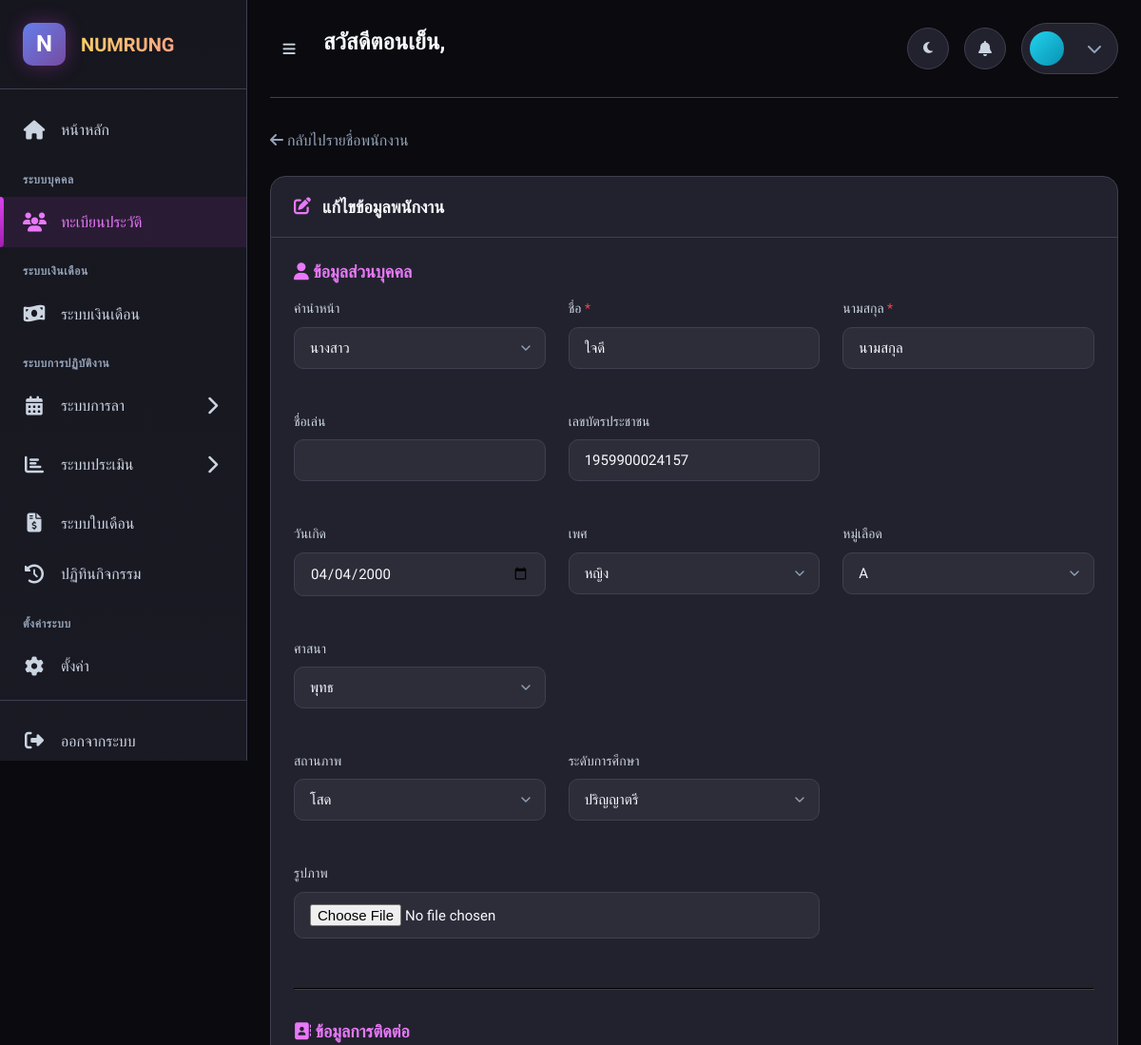
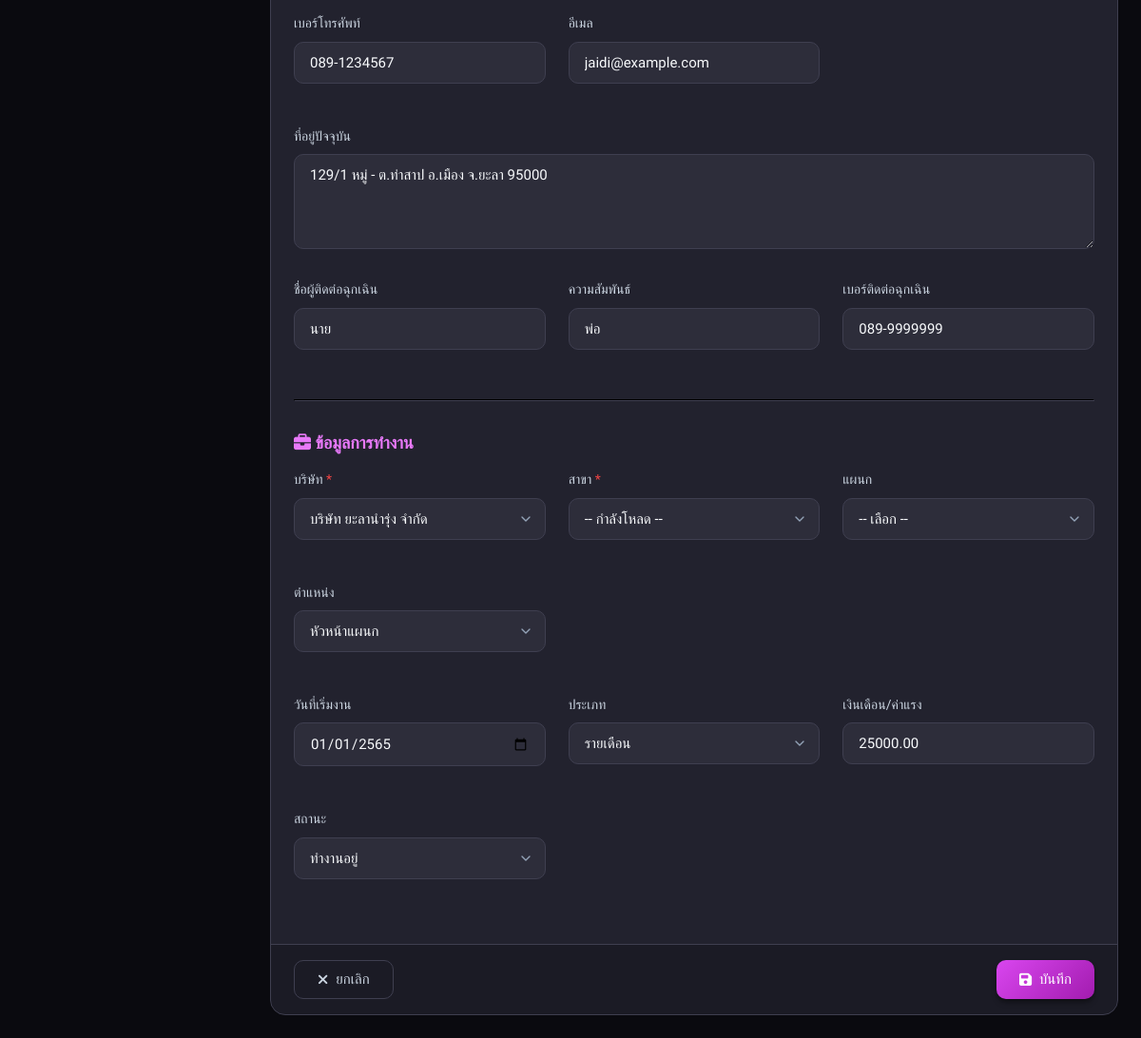
Page /modules/employees/add.php?id=1 (signed in) on the committed database (2 pictures, top to bottom).
### tables this page shows
CREATE TABLE IF NOT EXISTS employees (
    employee_id INT AUTO_INCREMENT PRIMARY KEY,
    employee_code VARCHAR(20) NOT NULL UNIQUE,
    citizen_id VARCHAR(13) UNIQUE,
    prefix VARCHAR(20),
    first_name VARCHAR(100) NOT NULL,
    last_name VARCHAR(100) NOT NULL,
    birth_date DATE,
    gender ENUM('male', 'female') DEFAULT 'male',
    blood_type VARCHAR(5),
    religion VARCHAR(50),
    marital_status VARCHAR(50),
    education_level VARCHAR(100),
    phone VARCHAR(50),
    email VARCHAR(100),
    address TEXT,
    emergency_contact_name VARCHAR(100),
    emergency_contact_relation VARCHAR(50),
    emergency_contact_phone VARCHAR(50),
    start_date DATE,
    company_id INT NOT NULL,
    branch_id INT NOT NULL,
    department_id INT,
    position_id INT,
    supervisor_id INT,
    employee_type ENUM('monthly', 'daily') DEFAULT 'monthly' COMMENT 'รายเดือน/รายวัน',
    salary DECIMAL(12,2) DEFAULT 0,
    photo VARCHAR(255),
    status ENUM('active', 'resigned', 'suspended') DEFAULT 'active',
    resigned_date DATE,
    created_at DATETIME DEFAULT CURRENT_TIMESTAMP,
    updated_at DATETIME DEFAULT CURRENT_TIMESTAMP ON UPDATE CURRENT_TIMESTAMP,
    FOREIGN KEY (company_id) REFERENCES companies(company_id) ON DELETE RESTRICT,
    FOREIGN KEY (branch_id) REFERENCES branches(branch_id) ON DELETE RESTRICT,
    FOREIGN KEY (department_id) REFERENCES departments(department_id) ON DELETE SET NULL,
    FOREIGN KEY (position_id) REFERENCES positions(position_id) ON DELETE SET NULL,
    FOREIGN KEY (supervisor_id) REFERENCES employees(employee_id) ON DELETE SET NULL
);

CREATE TABLE IF NOT EXISTS companies (
    company_id INT AUTO_INCREMENT PRIMARY KEY,
    company_code VARCHAR(20) NOT NULL UNIQUE,
    company_name VARCHAR(255) NOT NULL,
    tax_id VARCHAR(20),
    address TEXT,
    phone VARCHAR(50),
    email VARCHAR(100),
    logo VARCHAR(255),
    status TINYINT DEFAULT 1 COMMENT '1=active, 0=inactive',
    created_at DATETIME DEFAULT CURRENT_TIMESTAMP,
    updated_at DATETIME DEFAULT CURRENT_TIMESTAMP ON UPDATE CURRENT_TIMESTAMP
);

CREATE TABLE IF NOT EXISTS positions (
    position_id INT AUTO_INCREMENT PRIMARY KEY,
    position_name VARCHAR(255) NOT NULL,
    base_salary DECIMAL(12,2) DEFAULT 0,
    status TINYINT DEFAULT 1,
    created_at DATETIME DEFAULT CURRENT_TIMESTAMP,
    updated_at DATETIME DEFAULT CURRENT_TIMESTAMP ON UPDATE CURRENT_TIMESTAMP
);

### includes/auth.php (called while the page is built, shortened)
<?php
function hasRole($roles) {
    if (is_string($roles)) {
        $roles = [$roles];
    }
    return in_array($_SESSION['role'], $roles);
}
function isAdmin() {
    return hasRole('admin');
}
function getAccessibleCompanyIds() {
    if (isAdmin()) {
        $pdo = getDBConnection();
        $stmt = $pdo->query("SELECT company_id FROM companies WHERE status = 1");
        return $stmt->fetchAll(PDO::FETCH_COLUMN);
    }
    return [$_SESSION['company_id']];
}
?>

### modules/employees/add.php (the view, shortened to what this page needs)
<?php
require_once __DIR__ . '/../../includes/auth.php';
$employeeId = (int)($_GET['id'] ?? 0);
$isEdit = $employeeId > 0;
$pdo = getDBConnection();
$employee = null;
if ($isEdit) {
    $stmt = $pdo->prepare("SELECT * FROM employees WHERE employee_id = ?");
    $stmt->execute([$employeeId]);
    $employee = $stmt->fetch();
}
$accessibleCompanyIds = getAccessibleCompanyIds();
$placeholders = implode(',', array_fill(0, count($accessibleCompanyIds), '?'));
$stmt = $pdo->prepare("SELECT company_id, company_name FROM companies WHERE status = 1 AND company_id IN ($placeholders)");
$stmt->execute($accessibleCompanyIds);
$companies = $stmt->fetchAll();
$stmt = $pdo->query("SELECT position_id, position_name FROM positions WHERE status = 1 ORDER BY position_name");
$positions = $stmt->fetchAll();
$pageTitle = $isEdit ? 'แก้ไขข้อมูลพนักงาน' : 'เพิ่มพนักงานใหม่';
include __DIR__ . '/../../includes/header.php';
?>
<div class="page-content">
    <nav class="mb-4">
        <a href="<?= BASE_URL ?>modules/employees/" class="text-muted">
            <i class="fas fa-arrow-left"></i> กลับไปรายชื่อพนักงาน
        </a>
    </nav>
    <div class="card">
        <div class="card-header">
            <h3 class="card-title">
                <i class="fas fa-<?= $isEdit ? 'edit' : 'user-plus' ?>"></i>
                <?= $pageTitle ?>
            </h3>
        </div>
        <div class="card-body">
            <form id="employeeForm" method="POST" enctype="multipart/form-data">
                <h5 class="mb-3 text-primary"><i class="fas fa-user"></i> ข้อมูลส่วนบุคคล</h5>
                <div class="grid grid-cols-4 mb-4">
                    <div class="form-group">
                        <label class="form-label">คำนำหน้า</label>
                        <select name="prefix" class="form-control">
                            <option value="นางสาว" <?= ($employee['prefix'] ?? '') === 'นางสาว' ? 'selected' : '' ?>>นางสาว</option>
                        </select>
                    </div>
                    <div class="form-group">
                        <label class="form-label required">ชื่อ</label>
                        <input type="text" name="first_name" class="form-control" required
                               value="<?= htmlspecialchars($employee['first_name'] ?? '') ?>">
                    </div>
                    <div class="form-group">
                        <label class="form-label required">นามสกุล</label>
                        <input type="text" name="last_name" class="form-control" required
                               value="<?= htmlspecialchars($employee['last_name'] ?? '') ?>">
                    </div>
                    <div class="form-group">
                        <label class="form-label">ชื่อเล่น</label>
                        <input type="text" name="nickname" class="form-control"
                               value="<?= htmlspecialchars($employee['nickname'] ?? '') ?>">
                    </div>
                    <div class="form-group">
                        <label class="form-label">เลขบัตรประชาชน</label>
                        <input type="text" name="citizen_id" class="form-control" maxlength="13"
                               value="<?= htmlspecialchars($employee['citizen_id'] ?? '') ?>">
                    </div>
                </div>
                <div class="grid grid-cols-4 mb-4">
                    <div class="form-group">
                        <label class="form-label">วันเกิด</label>
                        <input type="date" name="birth_date" class="form-control"
                               value="<?= $employee['birth_date'] ?? '' ?>">
                    </div>
                    <div class="form-group">
                        <label class="form-label">เพศ</label>
                        <select name="gender" class="form-control">
                            <option value="female" <?= ($employee['gender'] ?? '') === 'female' ? 'selected' : '' ?>>หญิง</option>
                        </select>
                    </div>
                    <div class="form-group">
                        <label class="form-label">หมู่เลือด</label>
                        <select name="blood_type" class="form-control">
                            <?php foreach (['A', 'B', 'AB', 'O'] as $type): ?>
                            <option value="<?= $type ?>" <?= ($employee['blood_type'] ?? '') === $type ? 'selected' : '' ?>><?= $type ?></option>
                            <?php endforeach; ?>
                        </select>
                    </div>
                    <div class="form-group">
                        <label class="form-label">ศาสนา</label>
                        <select name="religion" class="form-control">
                            <?php foreach (['พุทธ', 'อิสลาม', 'คริสต์', 'ฮินดู', 'อื่นๆ'] as $r): ?>
                            <option value="<?= $r ?>" <?= ($employee['religion'] ?? '') === $r ? 'selected' : '' ?>><?= $r ?></option>
                            <?php endforeach; ?>
                        </select>
                    </div>
                </div>
                <div class="grid grid-cols-4 mb-4">
                    <div class="form-group">
                        <label class="form-label">สถานภาพ</label>
                        <select name="marital_status" class="form-control">
                            <?php foreach (['โสด', 'สมรส', 'หย่า', 'หม้าย'] as $m): ?>
                            <option value="<?= $m ?>" <?= ($employee['marital_status'] ?? '') === $m ? 'selected' : '' ?>><?= $m ?></option>
                            <?php endforeach; ?>
                        </select>
                    </div>
                    <div class="form-group">
                        <label class="form-label">ระดับการศึกษา</label>
                        <select name="education_level" class="form-control">
                            <?php foreach (['ประถมศึกษา', 'มัธยมศึกษา', 'ปวช.', 'ปวส.', 'ปริญญาตรี', 'ปริญญาโท', 'ปริญญาเอก'] as $e): ?>
                            <option value="<?= $e ?>" <?= ($employee['education_level'] ?? '') === $e ? 'selected' : '' ?>><?= $e ?></option>
                            <?php endforeach; ?>
                        </select>
                    </div>
                    <div class="form-group" style="grid-column: span 2;">
                        <label class="form-label">รูปภาพ</label>
                        <input type="file" name="photo" class="form-control" accept="image/*">
                    </div>
                </div>
                <hr style="border-color: var(--border-color); margin: 2rem 0;">
                <h5 class="mb-3 text-primary"><i class="fas fa-address-book"></i> ข้อมูลการติดต่อ</h5>
                <div class="grid grid-cols-3 mb-4">
                    <div class="form-group">
                        <label class="form-label">เบอร์โทรศัพท์</label>
                        <input type="tel" name="phone" class="form-control"
                               value="<?= htmlspecialchars($employee['phone'] ?? '') ?>">
                    </div>
                    <div class="form-group">
                        <label class="form-label">อีเมล</label>
                        <input type="email" name="email" class="form-control"
                               value="<?= htmlspecialchars($employee['email'] ?? '') ?>">
                    </div>
                </div>
                <div class="form-group mb-4">
                    <label class="form-label">ที่อยู่ปัจจุบัน</label>
                    <textarea name="address" class="form-control" rows="2"><?= htmlspecialchars($employee['address'] ?? '') ?></textarea>
                </div>
                <div class="grid grid-cols-3 mb-4">
                    <div class="form-group">
                        <label class="form-label">ชื่อผู้ติดต่อฉุกเฉิน</label>
                        <input type="text" name="emergency_contact_name" class="form-control"
                               value="<?= htmlspecialchars($employee['emergency_contact_name'] ?? '') ?>">
                    </div>
                    <div class="form-group">
                        <label class="form-label">ความสัมพันธ์</label>
                        <input type="text" name="emergency_contact_relation" class="form-control"
                               value="<?= htmlspecialchars($employee['emergency_contact_relation'] ?? '') ?>">
                    </div>
                    <div class="form-group">
                        <label class="form-label">เบอร์ติดต่อฉุกเฉิน</label>
                        <input type="tel" name="emergency_contact_phone" class="form-control"
                               value="<?= htmlspecialchars($employee['emergency_contact_phone'] ?? '') ?>">
                    </div>
                </div>
                <hr style="border-color: var(--border-color); margin: 2rem 0;">
                <h5 class="mb-3 text-primary"><i class="fas fa-briefcase"></i> ข้อมูลการทำงาน</h5>
                <div class="grid grid-cols-4 mb-4">
                    <div class="form-group">
                        <label class="form-label required">บริษัท</label>
                        <select name="company_id" id="companySelect" class="form-control" required onchange="loadBranches(this.value)">
                            <?php foreach ($companies as $company): ?>
                            <option value="<?= $company['company_id'] ?>" <?= ($employee['company_id'] ?? '') == $company['company_id'] ? 'selected' : '' ?>>
                                <?= htmlspecialchars($company['company_name']) ?>
                            </option>
                            <?php endforeach; ?>
                        </select>
                    </div>
                    <div class="form-group">
                        <label class="form-label required">สาขา</label>
                        <select name="branch_id" id="branchSelect" class="form-control" required>
                            <option value="">-- เลือกบริษัทก่อน --</option>
                        </select>
                    </div>
                    <div class="form-group">
                        <label class="form-label">แผนก</label>
                        <select name="department_id" id="departmentSelect" class="form-control">
                            <option value="">-- เลือก --</option>
                        </select>
                    </div>
                    <div class="form-group">
                        <label class="form-label">ตำแหน่ง</label>
                        <select name="position_id" class="form-control">
                            <?php foreach ($positions as $position): ?>
                            <option value="<?= $position['position_id'] ?>" <?= ($employee['position_id'] ?? '') == $position['position_id'] ? 'selected' : '' ?>>
                                <?= htmlspecialchars($position['position_name']) ?>
                            </option>
                            <?php endforeach; ?>
                        </select>
                    </div>
                </div>
                <div class="grid grid-cols-4 mb-4">
                    <div class="form-group">
                        <label class="form-label">วันที่เริ่มงาน</label>
                        <input type="date" name="start_date" class="form-control"
                               value="<?= $employee['start_date'] ?? date('Y-m-d') ?>">
                    </div>
                    <div class="form-group">
                        <label class="form-label">ประเภท</label>
                        <select name="employee_type" class="form-control">
                            <option value="monthly" <?= ($employee['employee_type'] ?? 'monthly') === 'monthly' ? 'selected' : '' ?>>รายเดือน</option>
                        </select>
                    </div>
                    <div class="form-group">
                        <label class="form-label">เงินเดือน/ค่าแรง</label>
                        <input type="number" name="salary" class="form-control" min="0" step="0.01"
                               value="<?= $employee['salary'] ?? '' ?>">
                    </div>
                    <?php if ($isEdit): ?>
                    <div class="form-group">
                        <label class="form-label">สถานะ</label>
                        <select name="status" class="form-control">
                            <option value="active" <?= ($employee['status'] ?? '') === 'active' ? 'selected' : '' ?>>ทำงานอยู่</option>
                        </select>
                    </div>
                    <?php endif; ?>
                </div>
            </form>
        </div>
        <div class="card-footer">
            <div class="d-flex justify-content-between">
                <a href="<?= BASE_URL ?>modules/employees/" class="btn btn-outline">
                    <i class="fas fa-times"></i> ยกเลิก
                </a>
                <button type="submit" form="employeeForm" class="btn btn-primary">
                    <i class="fas fa-save"></i> <?= $isEdit ? 'บันทึก' : 'เพิ่มพนักงาน' ?>
                </button>
            </div>
        </div>
    </div>
</div>
<?php include __DIR__ . '/../../includes/footer.php'; ?>

### rows in the picture
employees: prefix "นางสาว", first_name "ใจดี", last_name "นามสกุล", citizen_id "1959900024157", birth_date "04/04/2000", gender "หญิง", blood_type "A", religion "พุทธ", marital_status "โสด", education_level "ปริญญาตรี", phone "089-1234567", email "jaidi@example.com", address "129/1 หมู่ - ต.ท่าสาป อ.เมือง จ.ยะลา 95000", emergency_contact_name "นาย", emergency_contact_relation "พ่อ", emergency_contact_phone "089-9999999", company_id "บริษัท ยะลานำรุ่ง จำกัด", position_id "หัวหน้าแผนก", start_date "01/01/2565", employee_type "รายเดือน", salary "25000.00", status "ทำงานอยู่"

### other values in the picture
$greeting "สวัสดีตอนเย็น"
$pageTitle "แก้ไขข้อมูลพนักงาน"
